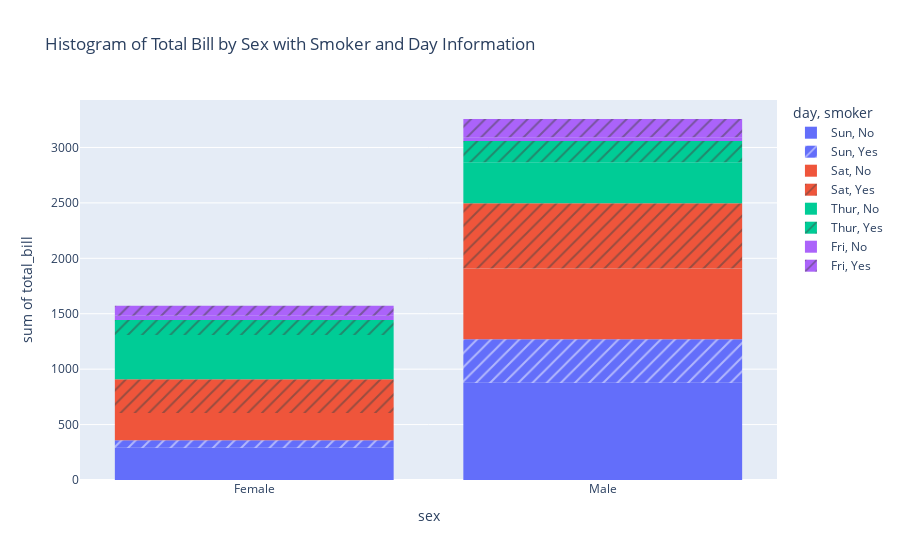

Write notebook code for a chart like this one.
### Code cell
import plotly.express as px

#load the data sheet
tips_data=px.data.tips()

#create a histogram
histogram= px.histogram(tips_data,
    x="sex",
    y="total_bill",
    color="day",
    pattern_shape="smoker",
    title="Histogram of Total Bill by Sex with Smoker and Day Information")

# Show the plot
histogram.show()

### Figure 1 — Plotly figure (JSON) as saved in the notebook; plotly's stock layout.template omitted (floating-point values rounded to 4 significant figures)
{"data": [{"alignmentgroup": "True", "bingroup": "x", "histfunc": "sum", "hovertemplate": "day=Sun<br>smoker=No<br>sex=%{x}<br>sum of total_bill=%{y}<extra></extra>", "legendgroup": "Sun, No", "marker": {"color": "#636efa", "pattern": {"shape": ""}}, "name": "Sun, No", "offsetgroup": "Sun, No", "orientation": "v", "showlegend": true, "type": "histogram", "x": ["Female", "Male", "Male", "Male", "Female", "Male", "Male", "Male", "Male", "Male", "Male", "Female", "Male", "Male", "Female", "Male", "Female", "Male", "Female", "Male", "Male", "Male", "Male", "Male", "Male", "Male", "Male", "Male", "Male", "Female", "Female", "Male", "Male", "Male", "Male", "Male", "Female", "Female", "Male", "Male", "Male", "Male", "Male", "Male", "Female", "Male", "Female", "Female", "Male", "Male", "Male", "Female", "Male", "Male", "Male", "Male", "Male"], "xaxis": "x", "y": [16.99, 10.34, 21.01, 23.68, 24.59, 25.29, 8.77, 26.88, 15.04, 14.78, 10.27, 35.26, 15.42, 18.43, 14.83, 21.58, 10.33, 16.29, 16.97, 17.46, 13.94, 9.68, 30.4, 18.29, 22.23, 32.4, 28.55, 18.04, 12.54, 10.29, 34.81, 9.94, 25.56, 19.49, 38.07, 23.95, 25.71, 17.31, 29.93, 14.07, 13.13, 17.26, 24.55, 19.77, 29.85, 48.17, 25, 13.39, 16.49, 21.5, 12.66, 16.21, 13.81, 24.52, 20.76, 31.71, 20.69], "yaxis": "y"}, {"alignmentgroup": "True", "bingroup": "x", "histfunc": "sum", "hovertemplate": "day=Sun<br>smoker=Yes<br>sex=%{x}<br>sum of total_bill=%{y}<extra></extra>", "legendgroup": "Sun, Yes", "marker": {"color": "#636efa", "pattern": {"shape": "/"}}, "name": "Sun, Yes", "offsetgroup": "Sun, Yes", "orientation": "v", "showlegend": true, "type": "histogram", "x": ["Female", "Male", "Male", "Male", "Male", "Male", "Male", "Female", "Male", "Male", "Male", "Male", "Male", "Male", "Female", "Male", "Female", "Male", "Male"], "xaxis": "x", "y": [17.51, 7.25, 31.85, 16.82, 32.9, 17.89, 14.48, 9.6, 34.63, 34.65, 23.33, 45.35, 23.17, 40.55, 20.9, 30.46, 18.15, 23.1, 15.69], "yaxis": "y"}, {"alignmentgroup": "True", "bingroup": "x", "histfunc": "sum", "hovertemplate": "day=Sat<br>smoker=No<br>sex=%{x}<br>sum of total_bill=%{y}<extra></extra>", "legendgroup": "Sat, No", "marker": {"color": "#EF553B", "pattern": {"shape": ""}}, "name": "Sat, No", "offsetgroup": "Sat, No", "orientation": "v", "showlegend": true, "type": "histogram", "x": ["Male", "Male", "Female", "Female", "Male", "Male", "Male", "Male", "Male", "Male", "Female", "Male", "Male", "Female", "Female", "Male", "Male", "Male", "Female", "Male", "Male", "Male", "Female", "Male", "Male", "Male", "Female", "Male", "Male", "Female", "Female", "Male", "Female", "Male", "Male", "Female", "Male", "Male", "Male", "Male", "Male", "Male", "Female", "Male", "Male"], "xaxis": "x", "y": [20.65, 17.92, 20.29, 15.77, 39.42, 19.82, 17.81, 13.37, 12.69, 21.7, 19.65, 9.55, 18.35, 15.06, 20.69, 17.78, 24.06, 16.31, 16.93, 18.69, 31.27, 16.04, 26.41, 48.27, 17.59, 20.08, 16.45, 20.23, 12.02, 17.07, 14.73, 10.51, 20.92, 18.24, 14, 7.25, 48.33, 20.45, 13.28, 11.61, 10.77, 10.07, 35.83, 29.03, 17.82], "yaxis": "y"}, {"alignmentgroup": "True", "bingroup": "x", "histfunc": "sum", "hovertemplate": "day=Sat<br>smoker=Yes<br>sex=%{x}<br>sum of total_bill=%{y}<extra></extra>", "legendgroup": "Sat, Yes", "marker": {"color": "#EF553B", "pattern": {"shape": "/"}}, "name": "Sat, Yes", "offsetgroup": "Sat, Yes", "orientation": "v", "showlegend": true, "type": "histogram", "x": ["Male", "Male", "Male", "Male", "Male", "Male", "Female", "Male", "Female", "Female", "Male", "Female", "Female", "Male", "Male", "Male", "Female", "Female", "Female", "Male", "Male", "Male", "Male", "Male", "Female", "Male", "Male", "Female", "Female", "Female", "Male", "Male", "Male", "Female", "Female", "Male", "Male", "Male", "Male", "Male", "Female", "Male"], "xaxis": "x", "y": [38.01, 11.24, 20.29, 13.81, 11.02, 18.29, 3.07, 15.01, 26.86, 25.28, 17.92, 44.3, 22.42, 15.36, 20.49, 25.21, 14.31, 10.59, 10.63, 50.81, 15.81, 26.59, 38.73, 24.27, 12.76, 30.06, 25.89, 13.27, 28.17, 12.9, 28.15, 11.59, 7.74, 30.14, 22.12, 24.01, 15.69, 15.53, 12.6, 32.83, 27.18, 22.67], "yaxis": "y"}, {"alignmentgroup": "True", "bingroup": "x", "histfunc": "sum", "hovertemplate": "day=Thur<br>smoker=No<br>sex=%{x}<br>sum of total_bill=%{y}<extra></extra>", "legendgroup": "Thur, No", "marker": {"color": "#00cc96", "pattern": {"shape": ""}}, "name": "Thur, No", "offsetgroup": "Thur, No", "orientation": "v", "showlegend": true, "type": "histogram", "x": ["Male", "Male", "Male", "Male", "Female", "Male", "Female", "Male", "Male", "Male", "Male", "Female", "Female", "Female", "Male", "Female", "Male", "Male", "Female", "Female", "Male", "Female", "Female", "Male", "Male", "Female", "Female", "Female", "Female", "Female", "Female", "Female", "Female", "Female", "Male", "Male", "Female", "Female", "Female", "Female", "Female", "Male", "Male", "Male", "Female"], "xaxis": "x", "y": [27.2, 22.76, 17.29, 16.66, 10.07, 15.98, 34.83, 13.03, 18.28, 24.71, 21.16, 10.65, 12.43, 24.08, 11.69, 13.42, 14.26, 15.95, 12.48, 29.8, 8.52, 14.52, 11.38, 22.82, 19.08, 20.27, 11.17, 12.26, 18.26, 8.51, 10.33, 14.15, 13.16, 17.47, 34.3, 41.19, 27.05, 16.43, 8.35, 18.64, 11.87, 9.78, 7.51, 7.56, 18.78], "yaxis": "y"}, {"alignmentgroup": "True", "bingroup": "x", "histfunc": "sum", "hovertemplate": "day=Thur<br>smoker=Yes<br>sex=%{x}<br>sum of total_bill=%{y}<extra></extra>", "legendgroup": "Thur, Yes", "marker": {"color": "#00cc96", "pattern": {"shape": "/"}}, "name": "Thur, Yes", "offsetgroup": "Thur, Yes", "orientation": "v", "showlegend": true, "type": "histogram", "x": ["Male", "Male", "Male", "Female", "Male", "Male", "Male", "Male", "Female", "Female", "Male", "Male", "Female", "Female", "Female", "Male", "Female"], "xaxis": "x", "y": [19.44, 32.68, 16, 19.81, 28.44, 15.48, 16.58, 10.34, 43.11, 13, 13.51, 18.71, 12.74, 13, 16.4, 20.53, 16.47], "yaxis": "y"}, {"alignmentgroup": "True", "bingroup": "x", "histfunc": "sum", "hovertemplate": "day=Fri<br>smoker=No<br>sex=%{x}<br>sum of total_bill=%{y}<extra></extra>", "legendgroup": "Fri, No", "marker": {"color": "#ab63fa", "pattern": {"shape": ""}}, "name": "Fri, No", "offsetgroup": "Fri, No", "orientation": "v", "showlegend": true, "type": "histogram", "x": ["Male", "Female", "Male", "Female"], "xaxis": "x", "y": [22.49, 22.75, 12.46, 15.98], "yaxis": "y"}, {"alignmentgroup": "True", "bingroup": "x", "histfunc": "sum", "hovertemplate": "day=Fri<br>smoker=Yes<br>sex=%{x}<br>sum of total_bill=%{y}<extra></extra>", "legendgroup": "Fri, Yes", "marker": {"color": "#ab63fa", "pattern": {"shape": "/"}}, "name": "Fri, Yes", "offsetgroup": "Fri, Yes", "orientation": "v", "showlegend": true, "type": "histogram", "x": ["Male", "Female", "Female", "Male", "Male", "Male", "Male", "Female", "Female", "Male", "Female", "Male", "Male", "Female", "Female"], "xaxis": "x", "y": [28.97, 5.75, 16.32, 40.17, 27.28, 12.03, 21.01, 11.35, 15.38, 12.16, 13.42, 8.58, 13.42, 16.27, 10.09], "yaxis": "y"}], "layout": {"autosize": true, "barmode": "relative", "legend": {"title": {"text": "day, smoker"}, "tracegroupgap": 0}, "title": {"text": "Histogram of Total Bill by Sex with Smoker and Day Information"}, "xaxis": {"anchor": "y", "autorange": true, "domain": [0, 1], "range": [-0.5, 1.5], "title": {"text": "sex"}, "type": "category"}, "yaxis": {"anchor": "x", "autorange": true, "domain": [0, 1], "range": [0, 3428.0], "title": {"text": "sum of total_bill"}, "type": "linear"}}}
